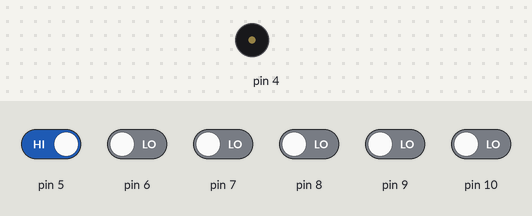
A sketch run on a simulated Arduino Uno, built with avr-gcc and run on an emulated ATmega328P. Shown: buzzer (waves = sounding). Inputs (shaded band) come from the test bench; at power-on: pin 5 HIGH, pin 6–10 LOW.

Above: at 1.2 s.
1.3 s: pin 6 driven HIGH
At 1.65 s:
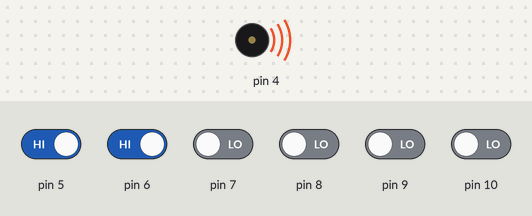
4.3 s: pin 5 driven LOW
At 5.3 s:
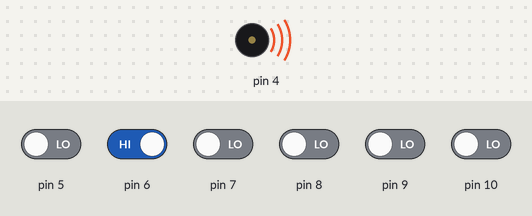
5.8 s: pin 5 driven HIGH
At 8.7 s:
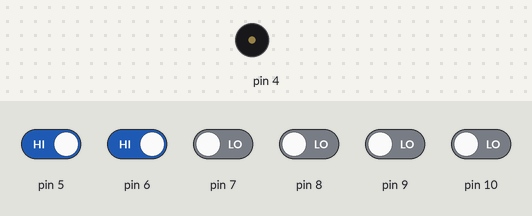
8.8 s: pin 6 driven LOW
At 9.7 s:
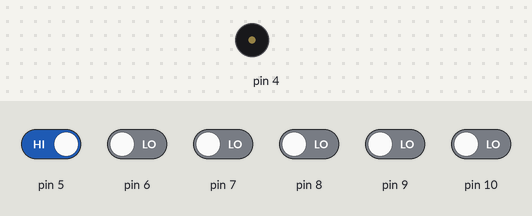
Timing chart, 0 to 11.3 s (numbered marks = the images above; inputs shaded):
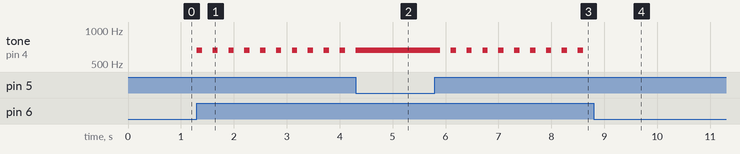

The sketch:

nexg.ino
```cpp
void setup() {

  Serial.begin(9600);
  pinMode(10, 0);
  pinMode(9, 0);
  pinMode(8, 0);
  pinMode(7, 0);
  pinMode(6, 0);
  pinMode(5, 0);
  pinMode(11, 0);
  pinMode(12, 0);
  pinMode(13, 0);
  pinMode(3, 0);
  pinMode(2, 0);

}

void loop() {
  int readValue2 = digitalRead(10);
  int readValue3 = digitalRead(9);
  int readValue4 = digitalRead(8);
  int readValue5 = digitalRead(7);
  int readValue6 = digitalRead(6);
  int readValue7 = digitalRead(5);

if(readValue7 == LOW){
  if(readValue2 == HIGH) {
    tone(4, 987, 100);
  }
  if(readValue3 == HIGH) {
    tone(4, 880, 100);
  }
  if(readValue4 == HIGH) {
    tone(4, 783, 100);
  }
  if(readValue5 == HIGH) {
    tone(4, 698, 100);
  }
  if(readValue6 == HIGH) {
    tone(4, 659, 100);
  }
}
if(readValue7 == HIGH){
  if(readValue2 == HIGH) {
    tone(4, 987, 100);
    digitalWrite(11, 1);
    delay(300);
    digitalWrite(11, 0);
  }
  if(readValue3 == HIGH) {
    tone(4, 880, 100);
    digitalWrite(12, 1);
    delay(300);
    digitalWrite(12, 0);
  }
  if(readValue4 == HIGH) {
    tone(4, 783, 100);
    digitalWrite(13, 1);
    delay(300);
    digitalWrite(13, 0);
  }
  if(readValue5 == HIGH) {
    tone(4, 698, 100);
    digitalWrite(3, 1);
    delay(300);
    digitalWrite(3, 0);
  }
  if(readValue6 == HIGH) {
    tone(4, 659, 100);
    digitalWrite(2, 1);
    delay(300);
    digitalWrite(2, 0);
  }
}
}
```

Measured:
- after the input at 1.3 s, tone on pin 4: alternates 659 Hz for 0.10 s and silent for 0.20 s, starting at once
- after the input at 4.3 s, tone on pin 4: goes on until 4.3 s, then stays 659 Hz
- after the input at 5.8 s, tone on pin 4: alternates 659 Hz for 0.10 s and silent for 0.20 s, starting after 0.10 s
- after the input at 8.8 s, tone on pin 4: stops changing and stays silent
